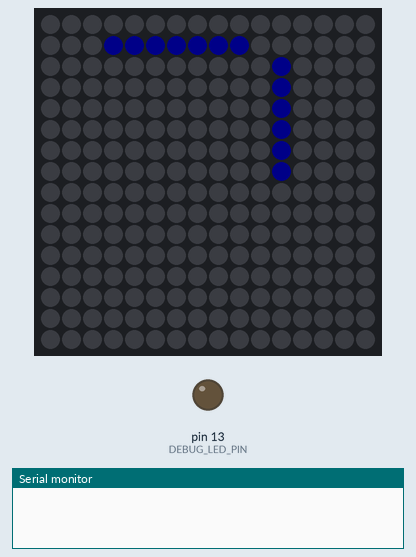
Recording of a sketch running on a simulated Arduino Uno, built with avr-gcc and run on an emulated ATmega328P. Shown: 16×16 RGB LED matrix (first LED top left, wired row by row), output pins drawn as LEDs (lit = HIGH), the last lines printed to the serial monitor. Dim RGB values are drawn brighter than linear.

Above: at 0.1 s.
At 9.2 s:
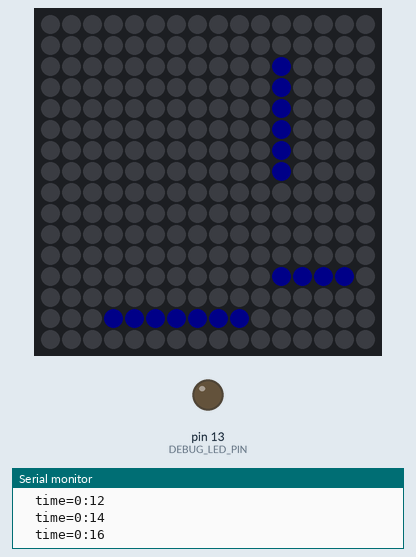
At 19.2 s:
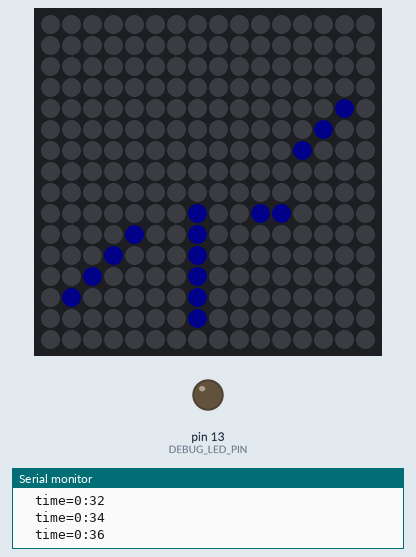
At 36.2 s:
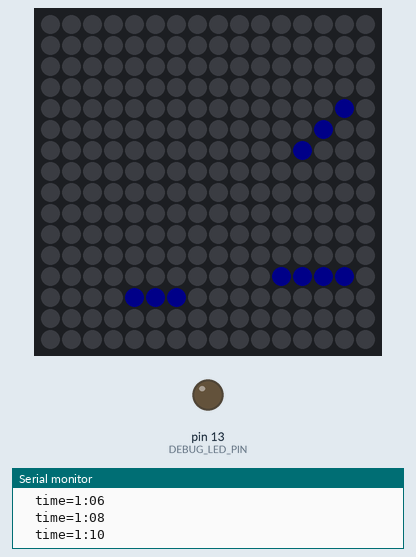
Timing chart, 0 to 40.0 s (numbered marks = the images above):
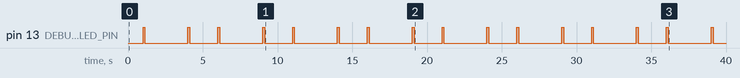

Measured:
- by itself, pin 13 (DEBUG_LED_PIN): repeats every 5.0 s: LOW 2.9 s, HIGH 0.12 s, LOW 1.9 s, HIGH 0.12 s
- what the display in image 0 shows lasts 4.0 s, from 0.0 s to 4.0 s
- what the display in image 1 shows lasts 2.0 s, from 9.0 s to 11.0 s

The sketch:

clock_runtime1.ino.ino
```cpp
/***** Word-Clock for Arduino UNO: WS2812B 16×16 + DS3231 (NO SD, IN-MEMORY) *****
 * Files removed: map.csv, steps.txt
 * - Word map and steps are compiled into PROGMEM.
 *
 * Wiring (UNO):
 *   LEDs  : DATA D6 (changeable)
 *   RTC   : DS3231 on I2C (A4=SDA, A5=SCL)
 *******************************************************************************/

#include <FastLED.h>
#include <avr/pgmspace.h>

// ---------------- Hardware ----------------
#define DATA_PIN     6
#define LED_TYPE     WS2812B
#define COLOR_ORDER  GRB
#define MATRIX_W     16
#define MATRIX_H     16
#define NUM_LEDS     (MATRIX_W * MATRIX_H)
#define SERPENTINE   1
#define BRIGHTNESS   10
//#define ACTIVE_COLOR CRGB::White
//#define ACTIVE_COLOR CRGB(255, 214, 170)
#define ACTIVE_COLOR CRGB::Blue

#define INACTIVE_COLOR CRGB::Black
#define DEBUG_LED_PIN LED_BUILTIN
#define ROTATION_DEG 0
#define ROWS_TOP_TO_BOTTOM 1

CRGB leds[NUM_LEDS];

const char W_TWELVE[]  PROGMEM = "TWELVE";
const char W_OCLOCK[]  PROGMEM = "O'CLOCK";
const char W_five[]    PROGMEM = "five";     // minutes (lowercase)
const char W_PAST[]    PROGMEM = "PAST";
const char W_ten[]     PROGMEM = "ten";      // minutes (lowercase)
const char W_QUARTER[] PROGMEM = "QUARTER";
const char W_TWENTY[]  PROGMEM = "TWENTY";
const char W_HALF[]    PROGMEM = "HALF";
const char W_TO[]      PROGMEM = "TO";
const char W_ONE[]     PROGMEM = "ONE";
const char W_TWO[]     PROGMEM = "TWO";
const char W_THREE[]   PROGMEM = "THREE";
const char W_FOUR[]    PROGMEM = "FOUR";
const char W_FIVE[]    PROGMEM = "FIVE";     // hour (uppercase)
const char W_SIX[]     PROGMEM = "SIX";
const char W_SEVEN[]   PROGMEM = "SEVEN";
const char W_EIGHT[]   PROGMEM = "EIGHT";
const char W_NINE[]    PROGMEM = "NINE";
const char W_TEN[]     PROGMEM = "TEN";      // hour (uppercase)
const char W_ELEVEN[]  PROGMEM = "ELEVEN";

// ---------------- Map / Parsing ----------------
struct WordEntry {
  const char *name_P;  // points to PROGMEM string
  uint8_t row, col, len;
  int8_t dx, dy;
};

// Direction helpers
#define DIR_E  1,0
#define DIR_S  0,1
#define DIR_SE 1,1

// ----- DEFINE YOUR WORD MAP HERE -----
// Tip: keep everything zero-based for row/col.
// Example rows/cols below are placeholders; replace with your real map.
// ----- REPLACE YOUR WORDS[] WITH THIS -----

const WordEntry WORDS[] = {
  { W_TWELVE,  8, 11, 6, 0, 1 },   // S
  { W_OCLOCK, 14,  3, 7, 1, 0 },   // E
  { W_five,    2,  1, 4, 1, 1 },   // SE (minutes)
  { W_PAST,    3, 11, 4, 1, 0 },   // E
  { W_ten,     2,  4, 3, 1, 0 },   // E (minutes)
  { W_QUARTER, 1,  3, 7, 1, 0 },   // E
  { W_TWENTY,  1,  7, 6, 0, 1 },   // S
  { W_HALF,    2,  3, 4, 1, 1 },   // SE
  { W_TO,      6, 10, 2, 1, 0 },   // E
  { W_ONE,     9, 12, 3, 1, 1 },   // SE
  { W_TWO,     8, 10, 3, 1, 1 },   // E  (change back to 2 if your stencil really has only 'TW')
  { W_THREE,  10,  1, 5, 0, 1 },   // S
  { W_FOUR,    7,  2, 4, 1, 1 },   // SE
  { W_FIVE,    2,  1, 4, 1, 1 },   // SE (hour word, shared letters)
  { W_SIX,     7,  8, 3, 1, 1 },   // SE
  { W_SEVEN,  12,  6, 5, 1, 0 },   // E
  { W_EIGHT,  10, 11, 5, 1, 1 },   // SE
  { W_NINE,    8,  6, 4, 0, 1 },   // S
  { W_TEN,     9,  3, 3, 0, 1 },   // S (hour word)
  { W_ELEVEN,  8,  2, 6, 0, 1 },   // S
};
const uint8_t WORD_COUNT = sizeof(WORDS) / sizeof(WORDS[0]);

static WordEntry ACTIVE_WORDS[sizeof(WORDS)/sizeof(WORDS[0])];

static inline void rotatePoint(uint8_t x, uint8_t y, uint8_t &rx, uint8_t &ry) {
    switch (ROTATION_DEG) {
      case 0:   rx = x;                    ry = y;                    break;
      case 90:  rx = MATRIX_W - 1 - y;     ry = x;                    break; // CW
      case 180: rx = MATRIX_W - 1 - x;     ry = MATRIX_H - 1 - y;     break;
      case 270: rx = y;                    ry = MATRIX_H - 1 - x;     break; // CCW
      default:  rx = x;                    ry = y;                    break;
    }
}

static inline void rotateVec(int8_t dx, int8_t dy, int8_t &rdx, int8_t &rdy) {
  switch (ROTATION_DEG) {
    case 0:   rdx = dx;           rdy = dy;           break;
    case 90:  rdx = -dy;          rdy = dx;           break; // CW
    case 180: rdx = -dx;          rdy = -dy;          break;
    case 270: rdx = dy;           rdy = -dx;          break; // CCW
    default:  rdx = dx;           rdy = dy;           break;
  }
}

static void applyRotation() {
  for (uint8_t i = 0; i < WORD_COUNT; i++) {
    const WordEntry &w = WORDS[i];
    WordEntry out = w; // copy name_P, len
    rotatePoint(w.col, w.row, out.col, out.row);
    rotateVec(w.dx, w.dy, out.dx, out.dy);
    ACTIVE_WORDS[i] = out;
  }
}

// ---------------- Steps (144 lines) ----------------
// Each step is the space-separated list of WORD names to light, case-sensitive,
// exactly matching the names in WORDS (e.g., "IT IS FIVE PAST TEN_H").
// Store each line as a PROGMEM string, then index via the STEPS[] table.
/// ----- STEPS: 144 lines in PROGMEM (matches your steps.txt) -----
const char STEP_000[] PROGMEM = "TWELVE, O'CLOCK";
const char STEP_001[] PROGMEM = "five, PAST, TWELVE";
const char STEP_002[] PROGMEM = "ten, PAST, TWELVE";
const char STEP_003[] PROGMEM = "QUARTER, PAST, TWELVE";
const char STEP_004[] PROGMEM = "TWENTY, PAST, TWELVE";
const char STEP_005[] PROGMEM = "TWENTY, five, PAST, TWELVE";
const char STEP_006[] PROGMEM = "HALF, PAST, TWELVE";
const char STEP_007[] PROGMEM = "TWENTY, five, TO, ONE";
const char STEP_008[] PROGMEM = "TWENTY, TO, ONE";
const char STEP_009[] PROGMEM = "QUARTER, TO, ONE";
const char STEP_010[] PROGMEM = "ten, TO, ONE";
const char STEP_011[] PROGMEM = "five, TO, ONE";

const char STEP_012[] PROGMEM = "ONE, O'CLOCK";
const char STEP_013[] PROGMEM = "five, PAST, ONE";
const char STEP_014[] PROGMEM = "ten, PAST, ONE";
const char STEP_015[] PROGMEM = "QUARTER, PAST, ONE";
const char STEP_016[] PROGMEM = "TWENTY, PAST, ONE";
const char STEP_017[] PROGMEM = "TWENTY, five, PAST, ONE";
const char STEP_018[] PROGMEM = "HALF, PAST, ONE";
const char STEP_019[] PROGMEM = "TWENTY, five, TO, TWO";
const char STEP_020[] PROGMEM = "TWENTY, TO, TWO";
const char STEP_021[] PROGMEM = "QUARTER, TO, TWO";
const char STEP_022[] PROGMEM = "ten, TO, TWO";
const char STEP_023[] PROGMEM = "five, TO, TWO";

const char STEP_024[] PROGMEM = "TWO, O'CLOCK";
const char STEP_025[] PROGMEM = "five, PAST, TWO";
const char STEP_026[] PROGMEM = "ten, PAST, TWO";
const char STEP_027[] PROGMEM = "QUARTER, PAST, TWO";
const char STEP_028[] PROGMEM = "TWENTY, PAST, TWO";
const char STEP_029[] PROGMEM = "TWENTY, five, PAST, TWO";
const char STEP_030[] PROGMEM = "HALF, PAST, TWO";
const char STEP_031[] PROGMEM = "TWENTY, five, TO, THREE";
const char STEP_032[] PROGMEM = "TWENTY, TO, THREE";
const char STEP_033[] PROGMEM = "QUARTER, TO, THREE";
const char STEP_034[] PROGMEM = "ten, TO, THREE";
const char STEP_035[] PROGMEM = "five, TO, THREE";

const char STEP_036[] PROGMEM = "THREE, O'CLOCK";
const char STEP_037[] PROGMEM = "five, PAST, THREE";
const char STEP_038[] PROGMEM = "ten, PAST, THREE";
const char STEP_039[] PROGMEM = "QUARTER, PAST, THREE";
const char STEP_040[] PROGMEM = "TWENTY, PAST, THREE";
const char STEP_041[] PROGMEM = "TWENTY, five, PAST, THREE";
const char STEP_042[] PROGMEM = "HALF, PAST, THREE";
const char STEP_043[] PROGMEM = "TWENTY, five, TO, FOUR";
const char STEP_044[] PROGMEM = "TWENTY, TO, FOUR";
const char STEP_045[] PROGMEM = "QUARTER, TO, FOUR";
const char STEP_046[] PROGMEM = "ten, TO, FOUR";
const char STEP_047[] PROGMEM = "five, TO, FOUR";

const char STEP_048[] PROGMEM = "FOUR, O'CLOCK";
const char STEP_049[] PROGMEM = "five, PAST, FOUR";
const char STEP_050[] PROGMEM = "ten, PAST, FOUR";
const char STEP_051[] PROGMEM = "QUARTER, PAST, FOUR";
const char STEP_052[] PROGMEM = "TWENTY, PAST, FOUR";
const char STEP_053[] PROGMEM = "TWENTY, five, PAST, FOUR";
const char STEP_054[] PROGMEM = "HALF, PAST, FOUR";
const char STEP_055[] PROGMEM = "TWENTY, five, TO, FIVE";
const char STEP_056[] PROGMEM = "TWENTY, TO, FIVE";
const char STEP_057[] PROGMEM = "QUARTER, TO, FIVE";
const char STEP_058[] PROGMEM = "ten, TO, FIVE";
const char STEP_059[] PROGMEM = "five, TO, FIVE";

const char STEP_060[] PROGMEM = "FIVE, O'CLOCK";
const char STEP_061[] PROGMEM = "five, PAST, FIVE";
const char STEP_062[] PROGMEM = "ten, PAST, FIVE";
const char STEP_063[] PROGMEM = "QUARTER, PAST, FIVE";
const char STEP_064[] PROGMEM = "TWENTY, PAST, FIVE";
const char STEP_065[] PROGMEM = "TWENTY, five, PAST, FIVE";
const char STEP_066[] PROGMEM = "HALF, PAST, FIVE";
const char STEP_067[] PROGMEM = "TWENTY, five, TO, SIX";
const char STEP_068[] PROGMEM = "TWENTY, TO, SIX";
const char STEP_069[] PROGMEM = "QUARTER, TO, SIX";
const char STEP_070[] PROGMEM = "ten, TO, SIX";
const char STEP_071[] PROGMEM = "five, TO, SIX";

const char STEP_072[] PROGMEM = "SIX, O'CLOCK";
const char STEP_073[] PROGMEM = "five, PAST, SIX";
const char STEP_074[] PROGMEM = "ten, PAST, SIX";
const char STEP_075[] PROGMEM = "QUARTER, PAST, SIX";
const char STEP_076[] PROGMEM = "TWENTY, PAST, SIX";
const char STEP_077[] PROGMEM = "TWENTY, five, PAST, SIX";
const char STEP_078[] PROGMEM = "HALF, PAST, SIX";
const char STEP_079[] PROGMEM = "TWENTY, five, TO, SEVEN";
const char STEP_080[] PROGMEM = "TWENTY, TO, SEVEN";
const char STEP_081[] PROGMEM = "QUARTER, TO, SEVEN";
const char STEP_082[] PROGMEM = "ten, TO, SEVEN";
const char STEP_083[] PROGMEM = "five, TO, SEVEN";

const char STEP_084[] PROGMEM = "SEVEN, O'CLOCK";
const char STEP_085[] PROGMEM = "five, PAST, SEVEN";
const char STEP_086[] PROGMEM = "ten, PAST, SEVEN";
const char STEP_087[] PROGMEM = "QUARTER, PAST, SEVEN";
const char STEP_088[] PROGMEM = "TWENTY, PAST, SEVEN";
const char STEP_089[] PROGMEM = "TWENTY, five, PAST, SEVEN";
const char STEP_090[] PROGMEM = "HALF, PAST, SEVEN";
const char STEP_091[] PROGMEM = "TWENTY, five, TO, EIGHT";
const char STEP_092[] PROGMEM = "TWENTY, TO, EIGHT";
const char STEP_093[] PROGMEM = "QUARTER, TO, EIGHT";
const char STEP_094[] PROGMEM = "ten, TO, EIGHT";
const char STEP_095[] PROGMEM = "five, TO, EIGHT";

const char STEP_096[] PROGMEM = "EIGHT, O'CLOCK";
const char STEP_097[] PROGMEM = "five, PAST, EIGHT";
const char STEP_098[] PROGMEM = "ten, PAST, EIGHT";
const char STEP_099[] PROGMEM = "QUARTER, PAST, EIGHT";
const char STEP_100[] PROGMEM = "TWENTY, PAST, EIGHT";
const char STEP_101[] PROGMEM = "TWENTY, five, PAST, EIGHT";
const char STEP_102[] PROGMEM = "HALF, PAST, EIGHT";
const char STEP_103[] PROGMEM = "TWENTY, five, TO, NINE";
const char STEP_104[] PROGMEM = "TWENTY, TO, NINE";
const char STEP_105[] PROGMEM = "QUARTER, TO, NINE";
const char STEP_106[] PROGMEM = "ten, TO, NINE";
const char STEP_107[] PROGMEM = "five, TO, NINE";

const char STEP_108[] PROGMEM = "NINE, O'CLOCK";
const char STEP_109[] PROGMEM = "five, PAST, NINE";
const char STEP_110[] PROGMEM = "ten, PAST, NINE";
const char STEP_111[] PROGMEM = "QUARTER, PAST, NINE";
const char STEP_112[] PROGMEM = "TWENTY, PAST, NINE";
const char STEP_113[] PROGMEM = "TWENTY, five, PAST, NINE";
const char STEP_114[] PROGMEM = "HALF, PAST, NINE";
const char STEP_115[] PROGMEM = "TWENTY, five, TO, TEN";
const char STEP_116[] PROGMEM = "TWENTY, TO, TEN";
const char STEP_117[] PROGMEM = "QUARTER, TO, TEN";
const char STEP_118[] PROGMEM = "ten, TO, TEN";
const char STEP_119[] PROGMEM = "five, TO, TEN";

const char STEP_120[] PROGMEM = "TEN, O'CLOCK";
const char STEP_121[] PROGMEM = "five, PAST, TEN";
const char STEP_122[] PROGMEM = "ten, PAST, TEN";
const char STEP_123[] PROGMEM = "QUARTER, PAST, TEN";
const char STEP_124[] PROGMEM = "TWENTY, PAST, TEN";
const char STEP_125[] PROGMEM = "TWENTY, five, PAST, TEN";
const char STEP_126[] PROGMEM = "HALF, PAST, TEN";
const char STEP_127[] PROGMEM = "TWENTY, five, TO, ELEVEN";
const char STEP_128[] PROGMEM = "TWENTY, TO, ELEVEN";
const char STEP_129[] PROGMEM = "QUARTER, TO, ELEVEN";
const char STEP_130[] PROGMEM = "ten, TO, ELEVEN";
const char STEP_131[] PROGMEM = "five, TO, ELEVEN";

const char STEP_132[] PROGMEM = "ELEVEN, O'CLOCK";
const char STEP_133[] PROGMEM = "five, PAST, ELEVEN";
const char STEP_134[] PROGMEM = "ten, PAST, ELEVEN";
const char STEP_135[] PROGMEM = "QUARTER, PAST, ELEVEN";
const char STEP_136[] PROGMEM = "TWENTY, PAST, ELEVEN";
const char STEP_137[] PROGMEM = "TWENTY, five, PAST, ELEVEN";
const char STEP_138[] PROGMEM = "HALF, PAST, ELEVEN";
const char STEP_139[] PROGMEM = "TWENTY, five, TO, TWELVE";
const char STEP_140[] PROGMEM = "TWENTY, TO, TWELVE";
const char STEP_141[] PROGMEM = "QUARTER, TO, TWELVE";
const char STEP_142[] PROGMEM = "ten, TO, TWELVE";
const char STEP_143[] PROGMEM = "five, TO, TWELVE";

// Pointer table to all 144 lines (order matters!)
const char * const STEPS[144] PROGMEM = {
  STEP_000, STEP_001, STEP_002, STEP_003, STEP_004, STEP_005, STEP_006, STEP_007, STEP_008, STEP_009, STEP_010, STEP_011,
  STEP_012, STEP_013, STEP_014, STEP_015, STEP_016, STEP_017, STEP_018, STEP_019, STEP_020, STEP_021, STEP_022, STEP_023,
  STEP_024, STEP_025, STEP_026, STEP_027, STEP_028, STEP_029, STEP_030, STEP_031, STEP_032, STEP_033, STEP_034, STEP_035,
  STEP_036, STEP_037, STEP_038, STEP_039, STEP_040, STEP_041, STEP_042, STEP_043, STEP_044, STEP_045, STEP_046, STEP_047,
  STEP_048, STEP_049, STEP_050, STEP_051, STEP_052, STEP_053, STEP_054, STEP_055, STEP_056, STEP_057, STEP_058, STEP_059,
  STEP_060, STEP_061, STEP_062, STEP_063, STEP_064, STEP_065, STEP_066, STEP_067, STEP_068, STEP_069, STEP_070, STEP_071,
  STEP_072, STEP_073, STEP_074, STEP_075, STEP_076, STEP_077, STEP_078, STEP_079, STEP_080, STEP_081, STEP_082, STEP_083,
  STEP_084, STEP_085, STEP_086, STEP_087, STEP_088, STEP_089, STEP_090, STEP_091, STEP_092, STEP_093, STEP_094, STEP_095,
  STEP_096, STEP_097, STEP_098, STEP_099, STEP_100, STEP_101, STEP_102, STEP_103, STEP_104, STEP_105, STEP_106, STEP_107,
  STEP_108, STEP_109, STEP_110, STEP_111, STEP_112, STEP_113, STEP_114, STEP_115, STEP_116, STEP_117, STEP_118, STEP_119,
  STEP_120, STEP_121, STEP_122, STEP_123, STEP_124, STEP_125, STEP_126, STEP_127, STEP_128, STEP_129, STEP_130, STEP_131,
  STEP_132, STEP_133, STEP_134, STEP_135, STEP_136, STEP_137, STEP_138, STEP_139, STEP_140, STEP_141, STEP_142, STEP_143
};
// ---------------- Helpers ----------------
static inline uint16_t xyToIndex(uint8_t x, uint8_t y) {
  if (SERPENTINE) {
    return (y & 1) ? (y * MATRIX_W + (MATRIX_W - 1 - x)) : (y * MATRIX_W + x);
  }
  return y * MATRIX_W + x;
}

static inline void clearMatrix() { fill_solid(leds, NUM_LEDS, INACTIVE_COLOR); }

static inline void paintWord(const WordEntry &w, const CRGB &color) {
  int x = w.col, y = w.row;
  for (uint8_t i = 0; i < w.len; i++) {
    if ((uint8_t)x < MATRIX_W && (uint8_t)y < MATRIX_H) {
      uint8_t yy = ROWS_TOP_TO_BOTTOM ? (uint8_t)(MATRIX_H - 1 - (uint8_t)y) : (uint8_t)y;
      leds[xyToIndex((uint8_t)x, yy)] = color;
    }
    x += w.dx; y += w.dy;
  }
}

// Compare RAM string to PROGMEM string
static bool str_eq_ram_pgm(const char *ram, const char *pgm) {
  while (true) {
    char cr = *ram++;
    char cp = pgm_read_byte(pgm++);
    if (cr != cp) return false;
    if (cr == 0) return true;
  }
}

// Find word index by exact name (RAM token vs WORDS[i].name_P in PROGMEM)
static int16_t findWordIndex(const char *nameExactRAM) {
  for (uint8_t i = 0; i < WORD_COUNT; i++) {
    if (str_eq_ram_pgm(nameExactRAM, ACTIVE_WORDS[i].name_P)) return i;
  }
  return -1;
}

// 0..143 from time
static inline uint16_t stepFromTime(uint8_t hour, uint8_t minute) {
  uint8_t h12 = hour % 12;
  return (h12 * 60u + (uint16_t)minute) / 5u;  // 0..143
}

// Render a specific step by tokenizing the PROGMEM step line
bool renderStep(uint16_t step) {
  if (step >= 144) return false;

  // Copy the step line from PROGMEM to a RAM buffer, then tokenize
  char line[200];
  const char *ptrPGM = (const char*)pgm_read_ptr(&STEPS[step]);
  if (!ptrPGM) return false;
  strcpy_P(line, ptrPGM);

  // Normalize commas to spaces (if you kept commas)
  for (char *q = line; *q; ++q) if (*q == ',') *q = ' ';

  clearMatrix();

  char *ctx = NULL;
  char *tok = strtok_r(line, " \t", &ctx);
  while (tok) {
    int16_t wi = findWordIndex(tok);   // case-sensitive exact match
    if (wi >= 0) {
      paintWord(ACTIVE_WORDS[wi], ACTIVE_COLOR);
    }
    tok = strtok_r(NULL, " \t", &ctx);
  }

  FastLED.show();
  return true;
}

// ---------------- Timing ----------------
unsigned long lastTick = 0;
uint16_t currentStep = 0xFFFF;


// ---------------- Setup / Loop ----------------
void setup() {
  FastLED.addLeds<LED_TYPE, DATA_PIN, COLOR_ORDER>(leds, NUM_LEDS);
  FastLED.setBrightness(BRIGHTNESS);
  clearMatrix(); FastLED.show();
  applyRotation();
  Serial.begin(115200);
  delay(20);

  // Initial draw
  renderStep(0);
  pinMode(LED_BUILTIN, OUTPUT);

}

void loop() {


  unsigned long nowMs = millis();
  if (nowMs - lastTick < 1000) return;
  lastTick = nowMs;

  uint8_t hh, mm;
  static uint32_t startMs = millis();
  uint32_t mins = (millis() - startMs) / 500UL;
  hh = (mins / 60) % 24;
  mm = mins % 60;

  Serial.print(F("  time=")); Serial.print(hh);
  Serial.print(F(":"));
  if (mm < 10) Serial.print('0');
  Serial.println(mm);


  uint16_t step = stepFromTime(hh, mm);
  if (step != currentStep) {
    currentStep = step;
    renderStep(step);
    digitalWrite(DEBUG_LED_PIN, HIGH);
    delay(120);
    digitalWrite(DEBUG_LED_PIN, LOW);

  }
}
```
